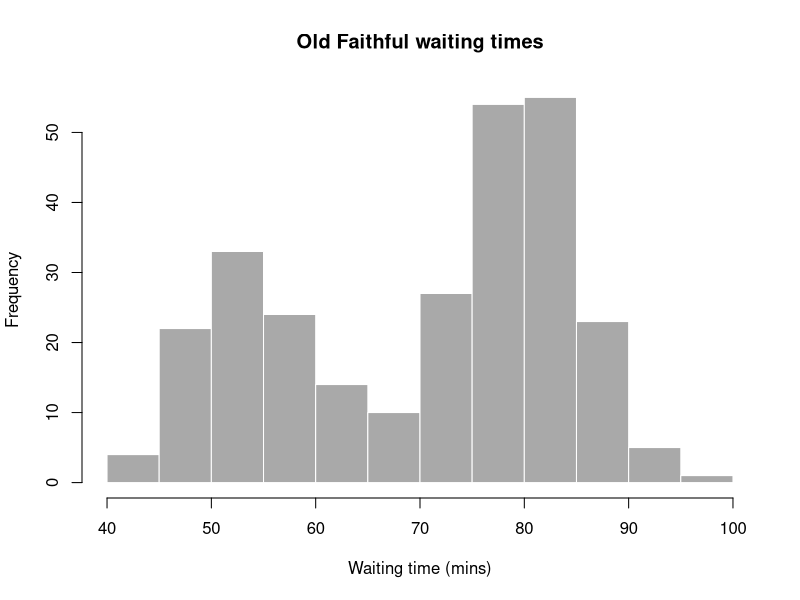

Recreate this plot in R.
## ---- chunk 1
knitr::opts_chunk$set(echo = TRUE, warning = FALSE, message = FALSE,
                      fig.align = "center", dpi = 200)
## ---- chunk 2
hist(faithful[,2], col = "darkgray", border = "white",
     xlab = "Waiting time (mins)", main = "Old Faithful waiting times")
